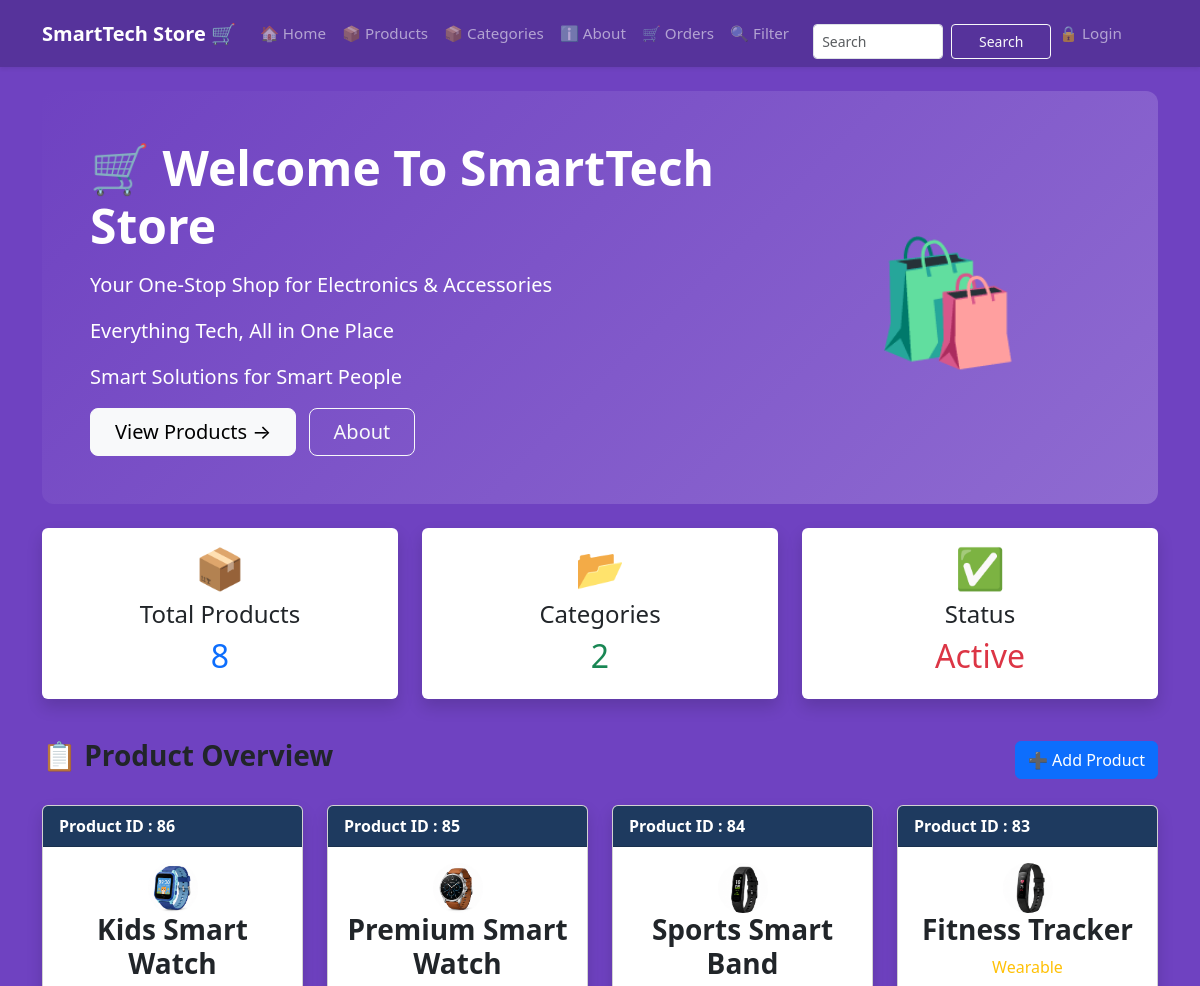
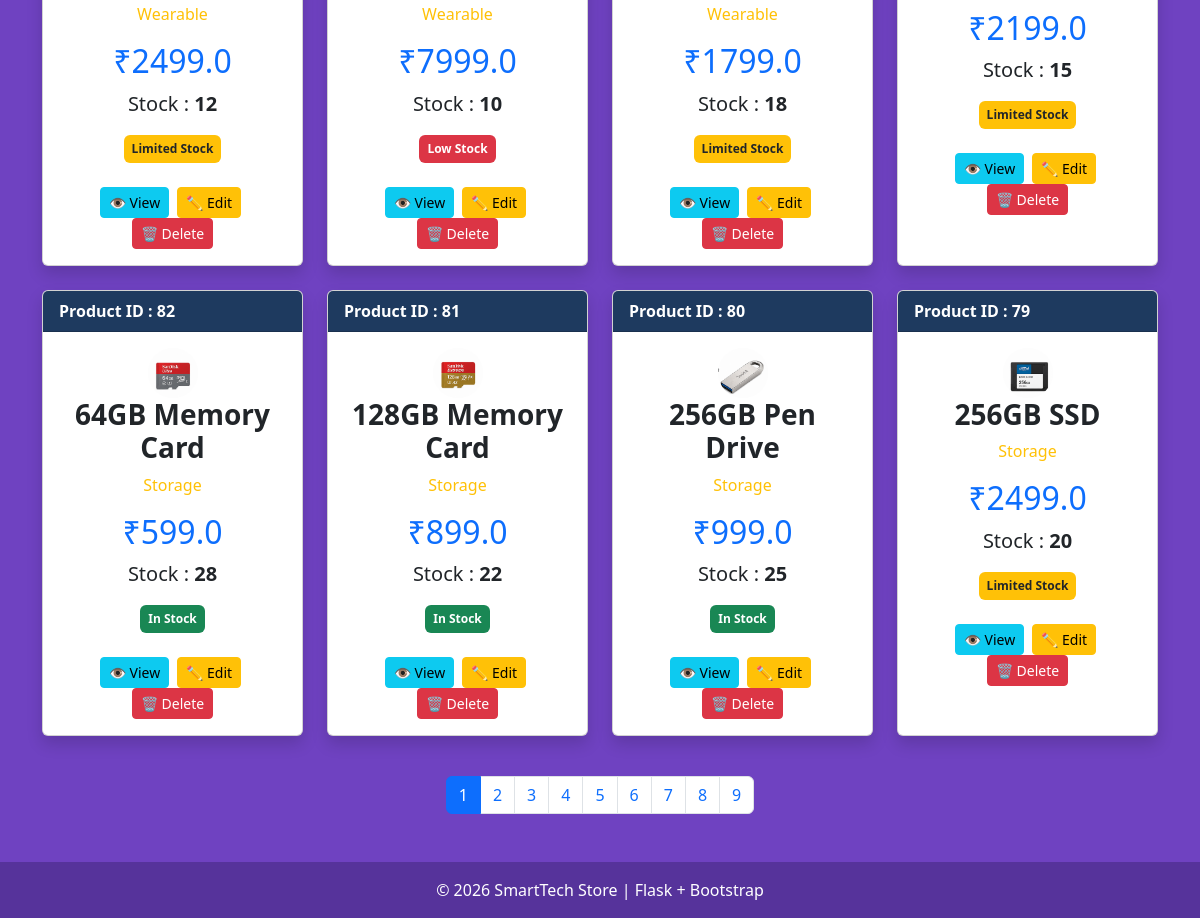
The page / on the database its author committed (2 pictures, top to bottom).
### tables this page shows
CREATE TABLE products (
                    id INTEGER PRIMARY KEY AUTOINCREMENT,
                    name TEXT NOT NULL,
                    category TEXT NOT NULL,
                    price REAL NOT NULL,
                    stock INTEGER NOT NULL
                 , photo TEXT DEFAULT 'default.jpg');

### app.py (the view)
@app.route("/")
def home():
    page = request.args.get('page', 1, type=int)
    per_page = 8
    offset = (page - 1) * per_page
    conn = get_db()
    products = conn.execute('SELECT * FROM products ORDER BY id DESC LIMIT ? OFFSET ?', (per_page, offset)).fetchall()
    total = conn.execute('SELECT COUNT(*) FROM products').fetchone()[0]
    conn.close()
    total_pages = (total + per_page - 1) // per_page  # Calculate total pages
    return render_template("home.html", products=products, page=page, total_pages=total_pages)

### database.py (called while the page is built)
def get_db():
    conn = sqlite3.connect(DB_PATH)
    conn.row_factory = sqlite3.Row # To access columns by name
    return conn

### templates/home.html (shortened to what this page needs)
{% extends "base.html" %}
{% block content %}
<div class="hero-section p-5 mb-4">
    <div class="row align-items-center">    <div class="col-md-8">
        <h1 class="display-5 fw-bold mb-3">
            🛒 Welcome To SmartTech Store
        </h1>
        <p class="lead">
            Your One-Stop Shop for Electronics & Accessories
        </p>
        <p class="lead">
            Everything Tech, All in One Place
        </p>
        <p class="lead">
            Smart Solutions for Smart People
        </p>
        <a href="{{ url_for('product') }}"
           class="btn btn-light btn-lg px-4 me-2">
            View Products →
        </a>
        <a href="{{ url_for('about') }}"
           class="btn btn-outline-light btn-lg px-4">
            About
        </a>
    </div>
    <div class="col-md-4 text-center d-none d-md-block">
        <span style="font-size:120px;">🛍️</span>
    </div>
</div>
</div><div class="row mb-4"><div class="col-md-4 mb-3">
    <div class="card border-0 shadow text-center h-100">
        <div class="card-body">
            <h1>📦</h1>
            <h4>Total Products</h4>
            <h2 class="text-primary">
                {{ products|length }}
            </h2>
        </div>
    </div>
</div>
<div class="col-md-4 mb-3">
    <div class="card border-0 shadow text-center h-100">
        <div class="card-body">
            <h1>📂</h1>
            <h4>Categories</h4>
            <h2 class="text-success">
                {{ products|map(attribute='category')|unique|list|length }}
            </h2>
        </div>
    </div>
</div>
<div class="col-md-4 mb-3">
    <div class="card border-0 shadow text-center h-100">
        <div class="card-body">
            <h1>✅</h1>
            <h4>Status</h4>
            <h2 class="text-danger">
                Active
            </h2>
        </div>
    </div>
</div>
</div><div class="d-flex justify-content-between align-items-center mb-4"><h3 class="fw-bold">
    📋 Product Overview
</h3>
<a href="{{ url_for('add_product') }}"
   class="btn btn-primary">
    ➕ Add Product
</a>
</div><div class="row">{% for product in products %}
<div class="col-lg-3 col-md-6 mb-4">
    <div class="card shadow h-100">
        <div class="card-header text-white"
             style="background:#1e3a5f;">
            <strong>
                Product ID : {{ product.id }}
            </strong>
        </div>
        <div class="card-body text-center">
            <div class="d-flex align-items-center">
                <img src="{{ url_for('static', filename='uploads/' ~ product.photo) }}"
                     class="product-photo rounded-circle mx-auto d-block"
                     style="width:50px; height:50px; object-fit:cover;"
                     alt="{{ product.name }}">
            </div>
            <h3 class="card-title fw-bold">
                {{ product.name }}
            </h3>
            <p class="text-warning">
                {{ product.category }}
            </p>
            <h2 class="text-primary">
                ₹{{ product.price }}
            </h2>
            <p class="fs-5">
                Stock :
                <b>{{ product.stock }}</b>
            </p>
            {% if product.stock > 20 %}
            <span class="badge bg-success p-2">
                In Stock
            </span>
            {% elif product.stock > 10 %}
            <span class="badge bg-warning text-dark p-2">
                Limited Stock
            </span>
            {% else %}
            <span class="badge bg-danger p-2">
                Low Stock
            </span>
            {% endif %}
            <div class="mt-4">
                <a href="{{ url_for('product_detail', id=product.id) }}"
                   class="btn btn-info btn-sm me-1">
                    👁 View
                </a>
                <a href="{{ url_for('edit_product', id=product.id) }}"
                   class="btn btn-warning btn-sm me-1">
                    ✏ Edit
                </a>
                <a href="{{ url_for('delete_product', id=product.id) }}"
                   class="btn btn-danger btn-sm"
                   onclick="return confirm('Are you sure you want to delete this product?')">
                    🗑 Delete
                </a>
            </div>
        </div>
    </div>
</div>
{% endfor %}
</div>
 <nav class="mt-3">
    <ul class="pagination justify-content-center">
        {% for p in range(1, total_pages + 1) %}
        <li class="page-item {% if p == page %}active{% endif %}">
        <a class="page-link"
        href="{{ url_for('home', page=p) }}">{{ p }}</a>
        </li>
        {% endfor %}
    </ul>
</nav>
{% endblock %}

### templates/base.html (shortened to what this page needs)
<!DOCTYPE html>
<html lang="en">
<head>
    <link href="https://cdn.jsdelivr.net/npm/bootstrap@5.3.0/dist/css/bootstrap.min.css"
          rel="stylesheet">
</head>
<body>
<div class="page-background">
    <nav class="navbar navbar-expand-lg navbar-dark shadow-sm"
         style="background-color: #56339b;">
        <div class="container">
            <a class="navbar-brand fw-bold fs-5 me-3" href="{{ url_for('home') }}">
                SmartTech Store 🛒
            </a>
            <div class="collapse navbar-collapse" id="mainNavbar">
                <ul class="navbar-nav me-auto align-items-lg-center">
                    <li class="nav-item">
                        <a class="nav-link px-2 py-1" href="{{ url_for('home') }}">
                            🏠 Home
                        </a>
                    </li>
                    <li class="nav-item">
                        <a class="nav-link px-2 py-1" href="{{ url_for('product') }}">
                            📦 Products
                        </a>
                    </li>
                    <li class="nav-item">
                        <a class="nav-link px-2 py-1" href="{{ url_for('categories') }}">
                            📦 Categories
                        </a>
                    </li>
                    <li class="nav-item">
                        <a class="nav-link px-2 py-1" href="{{ url_for('about') }}">
                            ℹ️ About
                        </a>
                    </li>
                    <li class="nav-item">
                        <a class="nav-link px-2 py-1" href="{{ url_for('orders') }}">
                            🛒 Orders
                        </a>
                    </li>
                    <li class="nav-item">
                        <a class="nav-link px-2 py-1" href="{{ url_for('filter_products') }}">
                            🔍 Filter
                        </a>
                    </li>
                    <li class="nav-item">
                        <form class="d-flex ms-3 mt-3"
                              action="{{ url_for('search') }}"
                              method="GET">
                            <input class="form-control form-control-sm me-2"
                                   style="width:130px; height:35px"
                                   type="search"
                                   placeholder="Search"
                                   name="q">
                            <button class="btn btn-outline-light btn-sm"
                                    style="width:100px; height:35px"
                                    type="submit">
                                Search
                            </button>
                        </form>
                    </li>
                    {% if session.username %}
                    <li class="nav-item">
                        <span class="nav-link px-2 py-1 text-white">
                            👤 {{ session.username }}
                        </span>
                        <a class="nav-link px-2 py-1"
                           href="{{ url_for('logout') }}">
                            🔓 Logout
                        </a>
                    </li>
                    {% else %}
                    <li class="nav-item">
                        <a class="nav-link px-2 py-1"
                           href="{{ url_for('login') }}">
                            🔒 Login
                        </a>
                    </li>
                    {% endif %}
                </ul>
            </div>
        </div>
    </nav>
    <div class="container mt-4 mb-5">
        {% block content %}
        {% endblock %}
    </div>
    <footer class="text-white text-center py-3 mt-5">
        <p class="mb-0">
            © 2026 SmartTech Store | Flask + Bootstrap
        </p>
    </footer>
</div>
</body>
</html>

### templates/base.html (style rules this page uses)
html, body { margin: 0; padding: 0; min-height: 100%; background-color: #6f42c1 !important; }
body { background-color: #6f42c1 !important; }
.page-background { min-height: 100vh; background-color: #6f42c1 !important; }
.navbar { min-height: 60px; }
:root { --brand: #6f42c1; }
.hero-section { background: linear-gradient(135deg, #6f42c1 0%, #8f6bd1 100%); color: white; border-radius: 12px; }
.nav-link { font-size: 0.95rem; font-weight: 500; }
footer { background-color: #56339b !important; }

### rows shown on the page
products: id "86", photo (picture), name "Kids Smart Watch", category "Wearable", price "2499.0", stock "12", shows "Limited Stock"
products: id "85", photo (picture), name "Premium Smart Watch", category "Wearable", price "7999.0", stock "10", shows "Low Stock"
products: id "84", photo (picture), name "Sports Smart Band", category "Wearable", price "1799.0", stock "18", shows "Limited Stock"
products: id "83", photo (picture), name "Fitness Tracker", category "Wearable", price "2199.0", stock "15", shows "Limited Stock"
products: id "82", photo (picture), name "64GB Memory Card", category "Storage", price "599.0", stock "28", shows "In Stock"
products: id "81", photo (picture), name "128GB Memory Card", category "Storage", price "899.0", stock "22", shows "In Stock"
products: id "80", photo (picture), name "256GB Pen Drive", category "Storage", price "999.0", stock "25", shows "In Stock"
products: id "79", photo (picture), name "256GB SSD", category "Storage", price "2499.0", stock "20", shows "Limited Stock"

### other values the page prints
{{ products|length }} "8"
{{ products|map(attribute='category')|unique|list|length }} "2"
{{ p }} "1" "2" "3" "4" "5" "6" "7" "8" "9"
